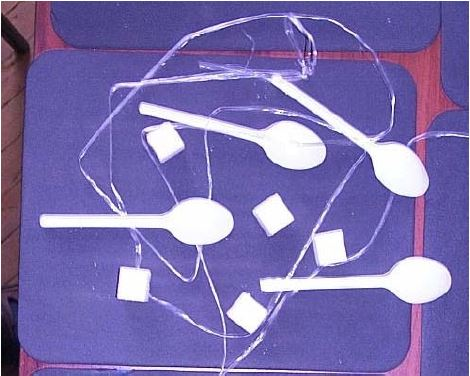
#> input picture original_spoons.JPG, 470 x 376 px, found by its file name
$ python main_spoons_v2.py
#> lines starting #> are read from the running program, lines starting #| are printed output that depends on the picture
import cv2 as cv2

import numpy as np
from skimage import data
import matplotlib.pyplot as plt


image = cv2.imread('original_spoons.jpg')
#> image is the input picture: shape (376, 470, 3); mean B, G, R 172.6, 110.3, 122.8

mask = image < 87
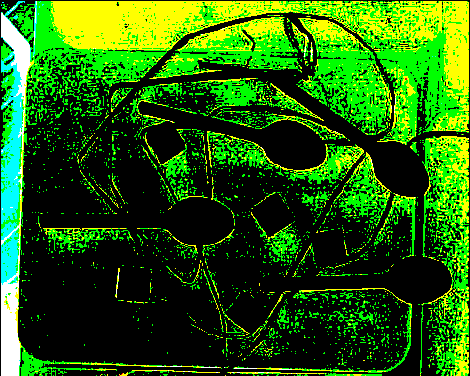
#> mask: shape (376, 470, 3) bool; mean B, G, R 0.0349, 0.378, 0.141
image[mask]=255
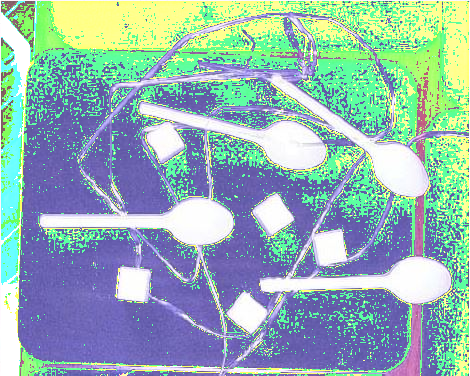
#> image: shape (376, 470, 3); mean B, G, R 179.4, 178.7, 148.1

#> (the run stopped early here; a loop or call above may not have finished)

$ run again, with blood_cells_v2_10_shtuk.jpg copied over original_spoons.JPG
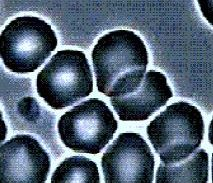
#> input picture blood_cells_v2_10_shtuk.jpg, 213 x 183 px, found by its file name
#> image is the input picture: shape (183, 213, 3); mean B, G, R 115, 99, 83.6
#> `mask = image < 87`:
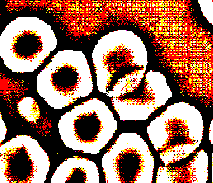
#> mask: shape (183, 213, 3) bool; mean B, G, R 0.37, 0.445, 0.619
#> `image[mask]=255`:
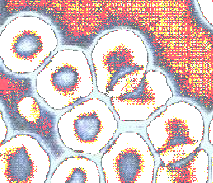
#> image: shape (183, 213, 3); mean B, G, R 194.7, 195.6, 216.5
